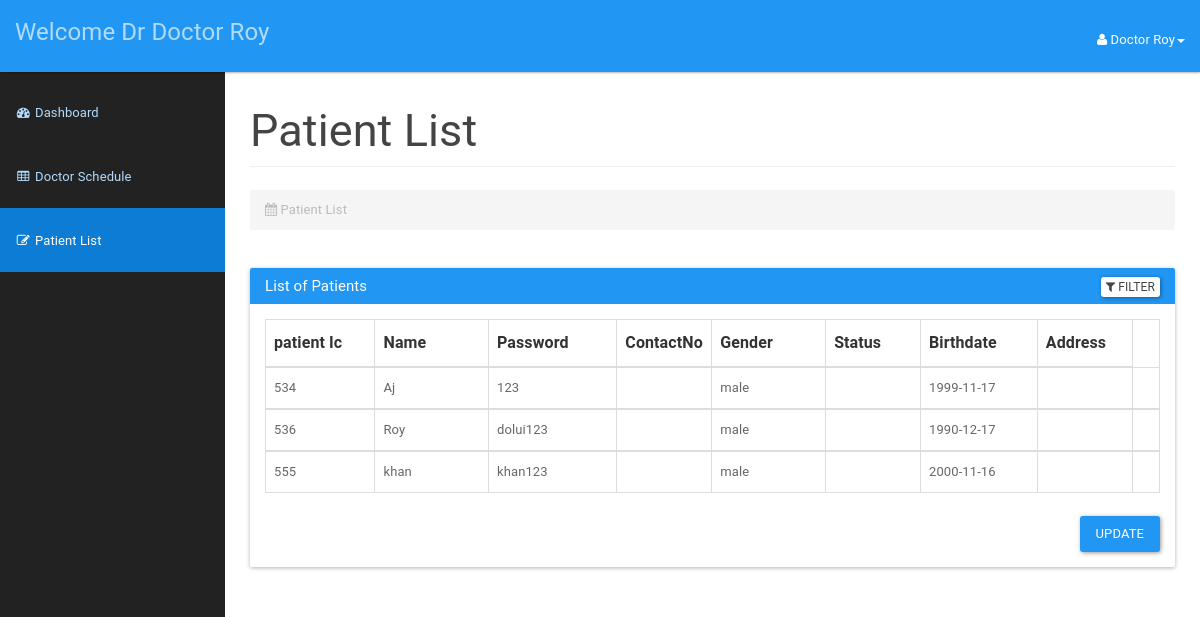
The app's page /doctor/patientlist.php (signed in) with its own data.
### tables this page shows
CREATE TABLE `doctor` (
  `icDoctor` bigint(12) NOT NULL,
  `password` varchar(20) NOT NULL,
  `doctorId` int(3) NOT NULL,
  `doctorFirstName` varchar(50) NOT NULL,
  `doctorLastName` varchar(50) NOT NULL,
  `doctorAddress` varchar(100) NOT NULL,
  `doctorPhone` varchar(15) NOT NULL,
  `doctorEmail` varchar(20) NOT NULL,
  `doctorDOB` date NOT NULL
);

CREATE TABLE `patient` (
  `icPatient` bigint(12) NOT NULL,
  `password` varchar(20) NOT NULL,
  `patientFirstName` varchar(20) NOT NULL,
  `patientLastName` varchar(20) NOT NULL,
  `patientMaritialStatus` varchar(10) NOT NULL,
  `patientDOB` date NOT NULL,
  `patientGender` varchar(10) NOT NULL,
  `patientAddress` varchar(100) NOT NULL,
  `patientPhone` varchar(15) NOT NULL,
  `patientEmail` varchar(100) NOT NULL
);

### doctor/patientlist.php (the view, shortened to what this page needs)
<?php
include_once '../assets/conn/dbconnect.php';
$usersession = $_SESSION['doctorSession'];
$res=mysqli_query($con,"SELECT * FROM doctor WHERE doctorId=".$usersession);
$userRow=mysqli_fetch_array($res,MYSQLI_ASSOC);
?>
<!DOCTYPE html>
<html lang="en">
    <head>
        <link href="assets/css/material.css" rel="stylesheet">
        <link href="assets/css/sb-admin.css" rel="stylesheet">
        <link href="assets/css/time/bootstrap-clockpicker.css" rel="stylesheet">
        <link href="assets/css/style.css" rel="stylesheet">
        <link href="assets/font-awesome/css/font-awesome.css" rel="stylesheet">
    </head>
    <body>
        <div id="wrapper">
            <nav class="navbar navbar-inverse navbar-fixed-top" role="navigation">
                <div class="navbar-header">
                    <a class="navbar-brand" href="doctordashboard.php">Welcome Dr <?php echo $userRow['doctorFirstName'];?> <?php echo $userRow['doctorLastName'];?></a>
                </div>
                <ul class="nav navbar-right top-nav">
                    <li class="dropdown">
                        <a href="#" class="dropdown-toggle" data-toggle="dropdown"><i class="fa fa-user"></i> <?php echo $userRow['doctorFirstName']; ?> <?php echo $userRow['doctorLastName']; ?><b class="caret"></b></a>
                    </li>
                </ul>
                <div class="collapse navbar-collapse navbar-ex1-collapse">
                    <ul class="nav navbar-nav side-nav">
                         <li>
                            <a href="doctordashboard.php"><i class="fa fa-fw fa-dashboard"></i> Dashboard</a>
                        </li>
                        <li>
                            <a href="addschedule.php"><i class="fa fa-fw fa-table"></i> Doctor Schedule</a>
                        </li>
                        <li class="active">
                            <a href="patientlist.php"><i class="fa fa-fw fa-edit"></i> Patient List</a>
                        </li>
                    </ul>
                </div>
            </nav>
            <div id="page-wrapper">
                <div class="container-fluid">
                    <div class="row">
                        <div class="col-lg-12">
                            <h2 class="page-header">
                            Patient List
                            </h2>
                            <ol class="breadcrumb">
                                <li class="active">
                                    <i class="fa fa-calendar"></i> Patient List
                                </li>
                            </ol>
                        </div>
                    </div>
                    <div class="panel panel-primary filterable">
                        <div class="panel-heading">
                            <h3 class="panel-title">List of Patients</h3>
                            <div class="pull-right">
                            <button class="btn btn-default btn-xs btn-filter"><span class="fa fa-filter"></span> Filter</button>
                        </div>
                        </div>
                        <div class="panel-body">
                        <table class="table table-hover table-bordered">
                            <thead>
                                <tr class="filters">
                                    <th><input type="text" class="form-control" placeholder="patient Ic" disabled></th>
                                    <th><input type="text" class="form-control" placeholder="Name" disabled></th>
                                    <th><input type="text" class="form-control" placeholder="Password" disabled></th>
                                    <th><input type="text" class="form-control" placeholder="ContactNo." disabled></th>
                                    <th><input type="text" class="form-control" placeholder="Gender" disabled></th>
                                    <th><input type="text" class="form-control" placeholder="Status" disabled></th>
                                    <th><input type="text" class="form-control" placeholder="Birthdate" disabled></th>
                                    <th><input type="text" class="form-control" placeholder="Address" disabled></th>
                                </tr>
                            </thead>
                            <?php
                            $result=mysqli_query($con,"SELECT * FROM patient");
                            while ($patientRow=mysqli_fetch_array($result)) {
                                echo "<tbody>";
                                echo "<tr>";
                                    echo "<td>" . $patientRow['icPatient'] . "</td>";
                                    echo "<td>" . $patientRow['patientLastName'] . "</td>";
                                    echo "<td>" . $patientRow['password'] . "</td>";
                                    echo "<td>" . $patientRow['patientPhone'] . "</td>";
                                    echo "<td>" . $patientRow['patientGender'] . "</td>";
                                    echo "<td>" . $patientRow['patientMaritialStatus'] . "</td>";
                                    echo "<td>" . $patientRow['patientDOB'] . "</td>";
                                    echo "<td>" . $patientRow['patientAddress'] . "</td>";
                                    echo "<form method='POST'>";
                                    echo "<td class='text-center'><a href='#' id='".$patientRow['icPatient']."' class='delete'><span class='glyphicon glyphicon-trash' aria-hidden='true'></span></a>
                            </td>";
                            }
                                echo "</tr>";
                           echo "</tbody>";
                       echo "</table>";
                       echo "<div class='panel panel-default'>";
                       echo "<div class='col-md-offset-3 pull-right'>";
                       echo "<button class='btn btn-primary' type='submit' value='Submit' name='submit'>Update</button>";
                        echo "</div>";
                        echo "</div>";
                        ?>
                        </div>
                    </div>
                </div>
            </div>
    </body>
</html>

### doctor/assets/css/sb-admin.css (style rules this page uses)
body { margin-top: 100px; background-color: #222; }
@media (min-width:768px) { body { margin-top: 50px; } }
#wrapper { padding-left: 0; }
#page-wrapper { min-height: 900px !important; width: 100%; padding: 0; background-color: #fff; }
@media (min-width:768px) { #wrapper { padding-left: 225px; } }
@media (min-width:768px) { #page-wrapper { padding: 10px; } }
.top-nav { padding: 0 15px; }
.top-nav>li { display: inline-block; float: left; }
.top-nav>li>a { padding-top: 17px; padding-bottom: 10px; line-height: 45px; color: white; }
@media (min-width:768px) { .side-nav { position: fixed; top: 80px; left: 225px; width: 225px; margin-left: -225px; border: none; border-radius: 0; overflow-y: auto; background-color: #222; bottom: 0; overflow-x: hidden; padding-bottom: 40px; } }
@media (min-width:768px) { .side-nav>li>a { width: 225px; } }

### doctor/assets/css/style.css (style rules this page uses)
.filterable { margin-top: 15px; }
.filterable .panel-heading .pull-right { margin-top: -20px; }
.filterable .filters input[disabled] { background-color: transparent; border: none; cursor: auto; box-shadow: none; padding: 0; height: auto; }

### records on screen
doctor: doctorFirstName "Doctor", doctorLastName "Roy"
patient: icPatient "534", patientLastName "Aj", password "123", patientGender "male", patientDOB "1999-11-17"
patient: icPatient "536", patientLastName "Roy", password "dolui123", patientGender "male", patientDOB "1990-12-17"
patient: icPatient "555", patientLastName "khan", password "khan123", patientGender "male", patientDOB "2000-11-16"
